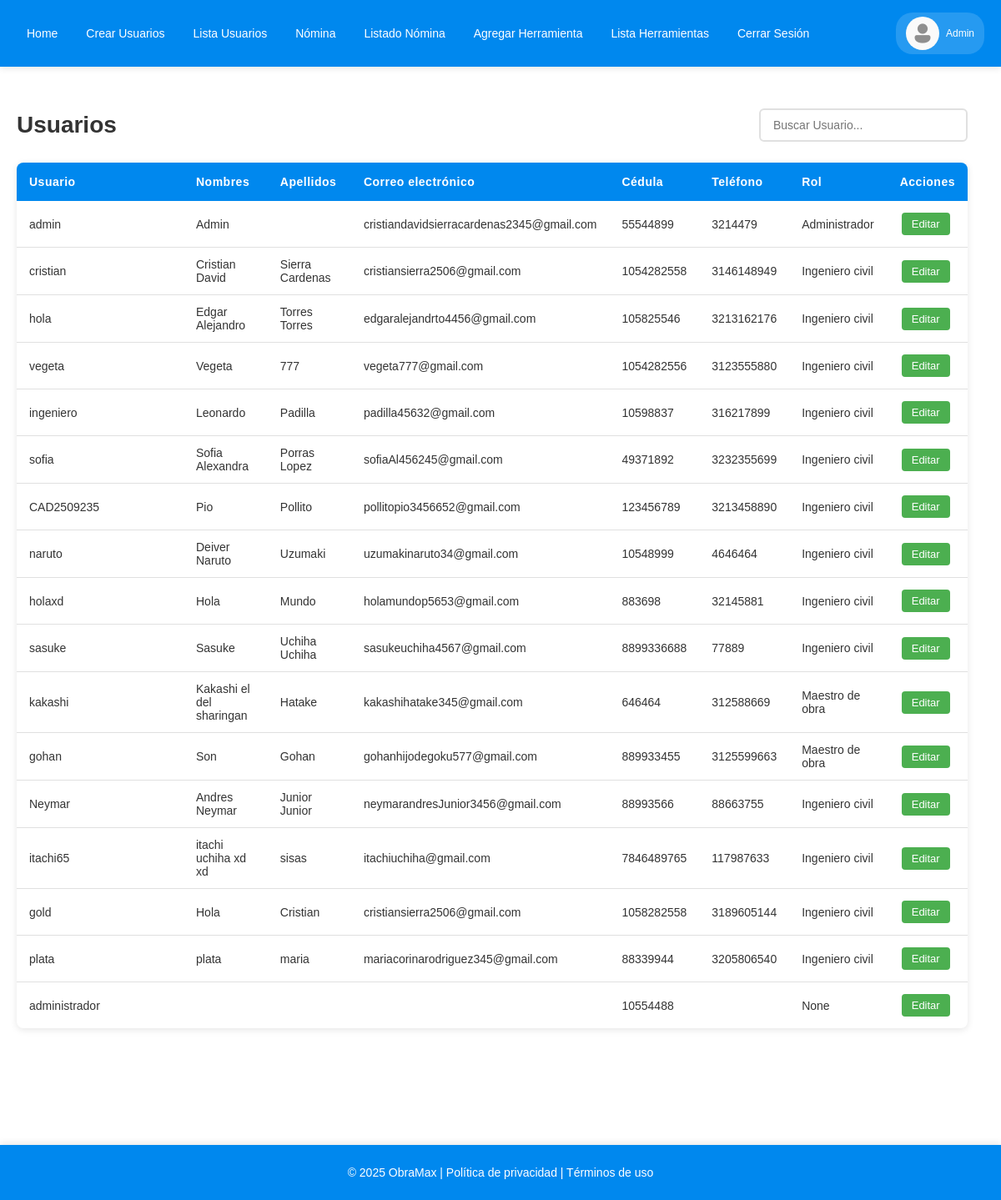
/lista_usuarios/ (signed in), run on an earlier commit of the app's database.
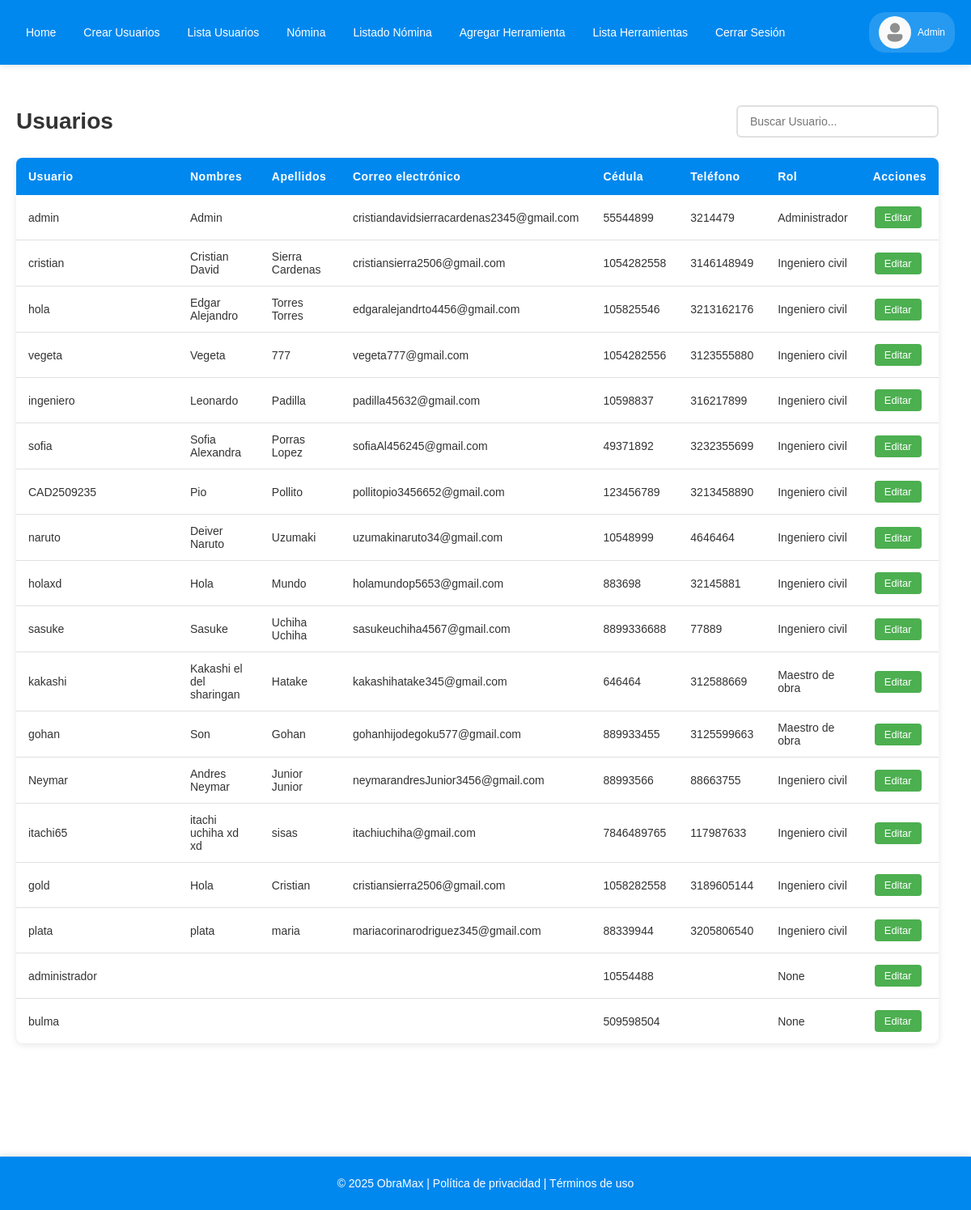
And on a later commit of the database.
### empleados_crud/models.py (models this page shows, shortened)
class CustomUser(AbstractUser):
    ROLES = [
        ('Administrador','Administrador'),
        ('Ingeniero civil', 'Ingeniero civil'),
        ('Maestro de obra','Maestro de obra'),
    ]
    cedula = models.CharField(max_length=15,unique=True)
    telefono = models.CharField(max_length=15)
    rol = models.CharField(max_length= 20, choices=ROLES ,blank=True, null=True)
    REQUIRED_FIELDS = ['cedula']

### empleados_crud/views.py (the view)
# urls.py: path('lista_usuarios/' , views.lista_usuarios, name='lista_usuarios'),
@login_required
@admin_required
def lista_usuarios(request):
    if request.method == 'GET':
        usuarios_list = CustomUser.objects.all()
    else:
        usuarios_list = CustomUser.objects.all()
    return render(request, 'lista_usuarios.html', {'usuarios': usuarios_list})

### empleados_crud/templates/lista_usuarios.html
{% extends 'base.html' %}
{% load static %}
{% block content %}
<div class="usuarios-container">
    <div class="usuarios-header">
        <h2>Usuarios</h2>
        <div class="filter" style="display: flex; gap: 10px; align-items: center; flex-wrap: wrap;">
                <input type="text" id="buscar" placeholder="Buscar Usuario...">
        </div>
    </div>
    {% if usuarios %}
    <div class="table-responsive">
        <table>
            <thead>
                <tr>
                    <th>Usuario</th>
                    <th>Nombres</th>
                    <th>Apellidos</th>
                    <th>Correo electrónico</th>
                    <th>Cédula</th>
                    <th>Teléfono</th>
                    <th>Rol</th>
                    <th>Acciones</th>
                </tr>
            </thead>
            <tbody>
                {% for usuario in usuarios %}
                <tr>
                    <td data-label="Usuario">{{ usuario.username }}</td>
                    <td data-label="Nombres">{{ usuario.first_name }}</td>
                    <td data-label="Apellidos">{{ usuario.last_name }}</td>
                    <td data-label="Correo">{{ usuario.email }}</td>
                    <td data-label="Cédula">{{ usuario.cedula }}</td>
                    <td data-label="Teléfono">{{ usuario.telefono }}</td>
                    <td data-label="Rol">{{ usuario.rol }}</td>
                    <td data-label="Acciones">
                        <a href="{% url 'editar_usuario' usuario.id %}">Editar</a>
                    </td>
                </tr>
                {% endfor %}
            </tbody>
        </table>
    </div>
    {% else %}
    <p class="no-usuarios">No hay usuarios creados</p>
    {% endif %}
</div>
{% endblock %}

### empleados_crud/templates/base.html (shortened to what this page needs)
<!DOCTYPE html>
{% load static %}
<html lang="es">
<head>
    <link rel="stylesheet" href="{% static 'CSS/styles.css' %}">
</head>
<body class="layout">
    <header class="site-header">
        <nav class="navbar">
            <div class="nav__container">
                <ul class="nav__list" id="navMenu">
                    <li class="nav__item"><a class="nav_link" href="{% url 'index' %}">Home</a></li>
                    {% if user.is_authenticated %}
                        {% if request.user.rol == 'Administrador' %}
                            <li class="nav__item"><a class="nav_link" href="{% url 'crear_usuarios' %}">Crear Usuarios</a></li>
                            <li class="nav__item"><a class="nav_link" href="{% url 'lista_usuarios' %}">Lista Usuarios</a></li>
                            <li class="nav__item"><a class="nav_link" href="{% url 'nomina' %}">Nómina</a></li>
                            <li class="nav__item"><a class="nav_link" href="{% url 'empleados_nomina' %}">Listado Nómina</a></li>
                            <li class="nav__item"><a class="nav_link" href="{% url 'herramientas' %}">Agregar Herramienta</a></li>
                            <li class="nav__item"><a class="nav_link" href="{% url 'lista_herramientas' %}">Lista Herramientas</a></li>
                        {% endif %}
                        <li class="nav__item"><a class="nav_link" href="{% url 'cerrarSesion' %}">Cerrar Sesión</a></li>
                    {% else %}
                        <li class="nav__item"><a class="nav_link" href="{% url 'iniciarSesion' %}">Iniciar sesión</a></li>
                        <li class="nav__item"><a class="nav_link" href="{% url 'registrarse' %}">Registrarse</a></li>
                    {% endif %}
                </ul>
                {% if user.is_authenticated %}
                <div class="nav__user-profile">
                    <img class="nav__user-avatar" src="{% static 'img/avatar.png' %}">
                    <span class="nav__user-name">{{ user.first_name }} {{ user.last_name }}</span>
                </div>
                {% endif %}
            </div>
        </nav>
    </header>
    <div class="page-wrapper">
        <main class="main-content">
            {% block content %}{% endblock %}
        </main>
    </div>
    <footer class="footer">
        <p>© 2025 ObraMax | Política de privacidad | Términos de uso</p>
    </footer>
</body>
</html>

What changed in the data, as far as the page shows it:
added CustomUser: username "bulma", cedula "509598504", rol "None"
